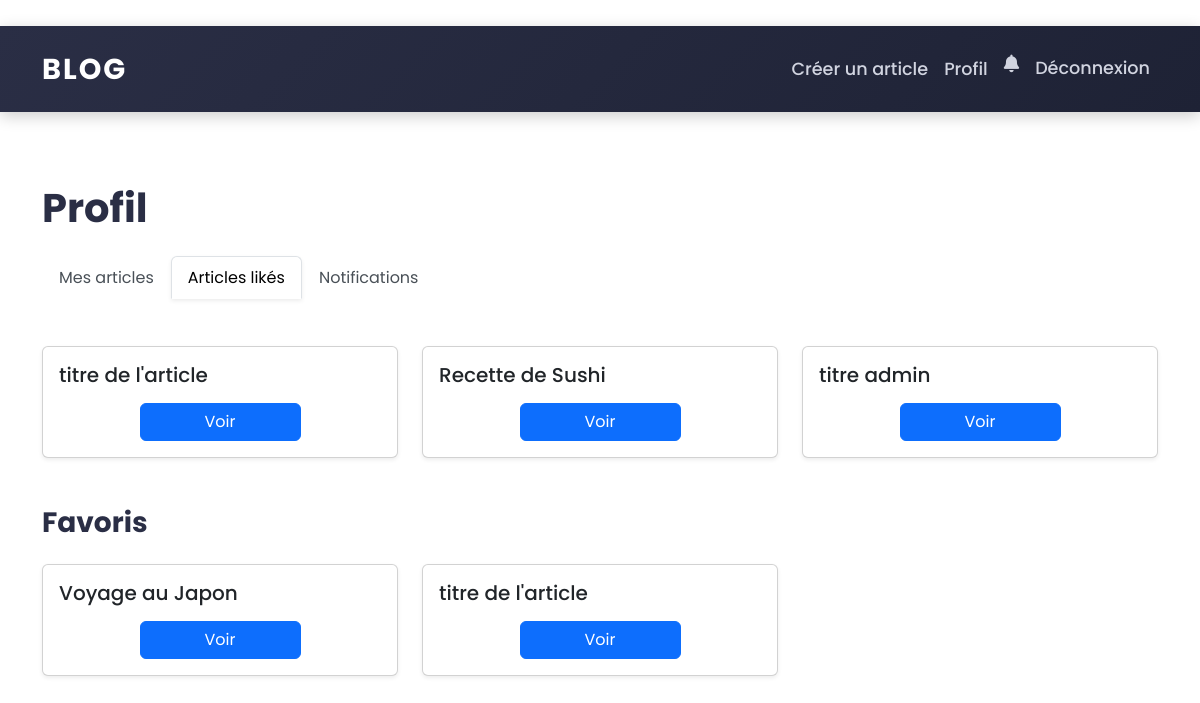
The app's page /profile/?tab=likes (signed in) with its own data.
### blog/models.py (models this page shows, shortened)
class Article(models.Model):
    title = models.CharField(max_length=200)
    content = models.TextField()
    author = models.ForeignKey(User, on_delete=models.CASCADE)
    category = models.ForeignKey(Category, on_delete=models.SET_NULL, null=True)
    tags = models.ManyToManyField(Tag)
    created_at = models.DateTimeField(auto_now_add=True)
    updated_at = models.DateTimeField(auto_now=True)
    views = models.PositiveIntegerField(default=0)
    likes = models.ManyToManyField(User, related_name='liked_articles', blank=True)

class Favorite(models.Model):
    user = models.ForeignKey(User, on_delete=models.CASCADE)
    article = models.ForeignKey(Article, on_delete=models.CASCADE)
    class Meta:
        unique_together = ('user', 'article')

### blog/views.py (the view)
# urls.py: path('profile/', views.user_profile, name='profile'),
@login_required
def user_profile(request):
    tab = request.GET.get('tab', 'articles')
    notifications = Notification.objects.filter(user=request.user).order_by('-created_at')
    if tab == 'likes':
        articles = request.user.liked_articles.all()
    elif tab == 'notifications':
        articles = []  # Pas d'articles dans cet onglet
    else:
        articles = Article.objects.filter(author=request.user)
    favorites = Favorite.objects.filter(user=request.user).select_related('article')
    unread_notifications = notifications.filter(is_read=False).count()
    return render(request, 'blog/profile.html', {
        'articles': articles,
        'favorites': favorites,
        'notifications': notifications,
        'tab': tab,
        'unread_notifications': unread_notifications,
    })

### blog/templates/blog/profile.html (shortened to what this page needs)
﻿{% extends 'blog/base.html' %}
{% block content %}
    <div class="container py-5">
        <h1 class="mb-4 fw-bold">Profil</h1>
        <ul class="nav nav-tabs mb-5 border-bottom-0">
            <li class="nav-item">
                <a class="nav-link {% if tab == 'articles' %}active bg-white shadow-sm{% endif %} rounded-top"
                   href="?tab=articles">Mes articles</a>
            </li>
            <li class="nav-item">
                <a class="nav-link {% if tab == 'likes' %}active bg-white shadow-sm{% endif %} rounded-top"
                   href="?tab=likes">Articles likés</a>
            </li>
            <li class="nav-item">
                <a class="nav-link {% if tab == 'notifications' %}active bg-white shadow-sm{% endif %} rounded-top"
                   href="?tab=notifications">Notifications</a>
            </li>
        </ul>
        {% if tab != 'notifications' %}
            <div class="row g-4 mb-5">
                {% for article in articles %}
                    <div class="col-md-4">
                        <div class="card h-100 shadow-sm hover-shadow transition-all">
                            <div class="card-body d-flex flex-column">
                                <h5 class="card-title mb-3">{{ article.title|truncatechars:50 }}</h5>
                                <a href="{% url 'article_detail' article.id %}"
                                   class="btn btn-primary mt-auto w-50 align-self-center">Voir</a>
                            </div>
                        </div>
                    </div>
                {% empty %}
                    <div class="col-12">
                        <p class="text-muted text-center py-4">Aucun article disponible.</p>
                    </div>
                {% endfor %}
            </div>
            <h3 class="mb-4 fw-bold">Favoris</h3>
            <div class="row g-4">
                {% for favorite in favorites %}
                    <div class="col-md-4">
                        <div class="card h-100 shadow-sm hover-shadow transition-all">
                            <div class="card-body d-flex flex-column">
                                <h5 class="card-title mb-3">{{ favorite.article.title|truncatechars:50 }}</h5>
                                <a href="{% url 'article_detail' favorite.article.id %}"
                                   class="btn btn-primary mt-auto w-50 align-self-center">Voir</a>
                            </div>
                        </div>
                    </div>
                {% empty %}
                    <div class="col-12">
                        <p class="text-muted text-center py-4">Aucun article en favori.</p>
                    </div>
                {% endfor %}
            </div>
        {% endif %}
    </div>
{% endblock %}

### blog/templates/blog/profile.html (style rules this page uses)
.transition-all { transition: all 0.2s ease-in-out; }
.nav-tabs .nav-link { color: #495057; }

### blog/templates/blog/base.html (style rules this page uses)
* { margin: 0; padding: 0; box-sizing: border-box; font-family: 'Poppins', sans-serif; }
body { background: #fff; color: #2a2e45; line-height: 1.6; overflow-x: hidden; }

### records on screen
Article: title "titre de l'article"
Article: title "Recette de Sushi"
Article: title "titre admin"
Favorite: article "Voyage au Japon"
Favorite: article "titre de l'article"
